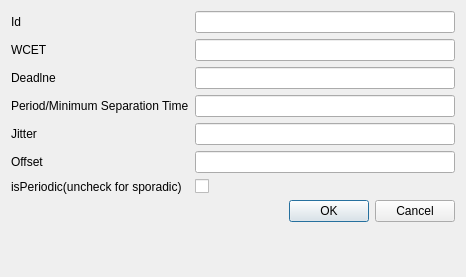
<?xml version="1.0" encoding="UTF-8"?>
<ui version="4.0">
 <class>Task_Dialog</class>
 <widget class="QDialog" name="Task_Dialog">
  <property name="geometry">
   <rect>
    <x>0</x>
    <y>0</y>
    <width>466</width>
    <height>277</height>
   </rect>
  </property>
  <property name="minimumSize">
   <size>
    <width>466</width>
    <height>277</height>
   </size>
  </property>
  <property name="maximumSize">
   <size>
    <width>466</width>
    <height>277</height>
   </size>
  </property>
  <property name="windowTitle">
   <string>Dialog</string>
  </property>
  <layout class="QFormLayout" name="formLayout_2">
   <item row="0" column="0" colspan="2">
    <layout class="QVBoxLayout" name="verticalLayout">
     <item>
      <layout class="QFormLayout" name="formLayout">
       <item row="0" column="0">
        <widget class="QLabel" name="nameabel">
         <property name="text">
          <string>Id</string>
         </property>
        </widget>
       </item>
       <item row="0" column="1">
        <widget class="QLineEdit" name="name"/>
       </item>
       <item row="1" column="0">
        <widget class="QLabel" name="wcetLabel">
         <property name="text">
          <string>WCET</string>
         </property>
        </widget>
       </item>
       <item row="1" column="1">
        <widget class="QLineEdit" name="wcetEdit"/>
       </item>
       <item row="2" column="0">
        <widget class="QLabel" name="deadtimeLabel">
         <property name="text">
          <string>Deadlne</string>
         </property>
        </widget>
       </item>
       <item row="2" column="1">
        <widget class="QLineEdit" name="deadtimeEdit"/>
       </item>
       <item row="3" column="0">
        <widget class="QLabel" name="periodLabel">
         <property name="text">
          <string>Period/Minimum Separation Time</string>
         </property>
        </widget>
       </item>
       <item row="3" column="1">
        <widget class="QLineEdit" name="periodEdit"/>
       </item>
       <item row="4" column="0">
        <widget class="QLabel" name="jitterLabel">
         <property name="text">
          <string>Jitter</string>
         </property>
        </widget>
       </item>
       <item row="4" column="1">
        <widget class="QLineEdit" name="jitterEdit"/>
       </item>
       <item row="5" column="0">
        <widget class="QLabel" name="offsetLabel">
         <property name="text">
          <string>Offset</string>
         </property>
        </widget>
       </item>
       <item row="5" column="1">
        <widget class="QLineEdit" name="offsetEdit"/>
       </item>
       <item row="6" column="0">
        <widget class="QLabel" name="isLabel">
         <property name="text">
          <string>isPeriodic(uncheck for sporadic)</string>
         </property>
        </widget>
       </item>
       <item row="6" column="1">
        <widget class="QCheckBox" name="checkBox">
         <property name="text">
          <string/>
         </property>
        </widget>
       </item>
      </layout>
     </item>
     <item>
      <widget class="QDialogButtonBox" name="OkbuttonBox">
       <property name="standardButtons">
        <set>QDialogButtonBox::Cancel|QDialogButtonBox::Ok</set>
       </property>
      </widget>
     </item>
    </layout>
   </item>
  </layout>
 </widget>
 <resources/>
 <connections/>
</ui>
